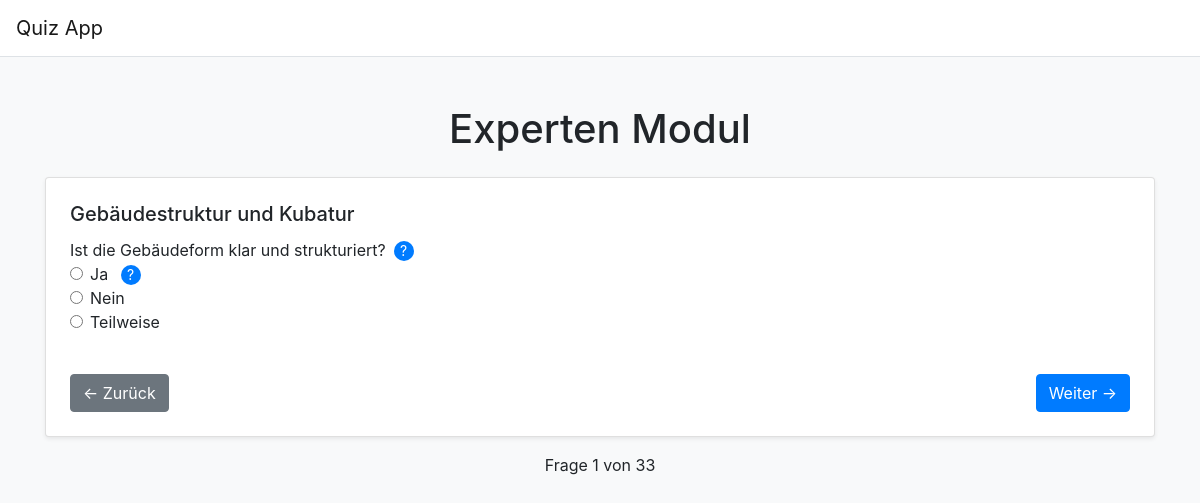
The app's page /quiz/Advanced with its own data.
### app.py (models this page shows)
class Question(db.Model):
    id = db.Column(db.Integer, primary_key=True)
    module = db.Column(db.String(20), nullable=False)
    text = db.Column(db.String(200), nullable=False)
    subtitle = db.Column(db.String(200), nullable=True)
    answers = db.relationship('Answer', backref='question', lazy=True)
    image = db.Column(db.String(200), nullable=True)
    info_popup = db.Column(db.String(500), nullable=True)  # Popup-Text

class Answer(db.Model):
    id = db.Column(db.Integer, primary_key=True)
    question_id = db.Column(db.Integer, db.ForeignKey('question.id'), nullable=False)
    text = db.Column(db.String(200), nullable=True)
    score = db.Column(db.Integer, nullable=True)
    info_popup = db.Column(db.String(500), nullable=True)

### app.py (the view, shortened to what this page needs)
@app.route('/quiz/<module>', methods=['GET', 'POST'])
def quiz(module):
    questions = get_questions(module)
    total_questions = len(questions)  # Wichtig: Vor allen Verwendungen definieren
    session.setdefault('answers', {})
    session.setdefault('question_index', 0)
    if session.get('module') != module:
        session['question_index'] = 0
        session['answers'] = {}
        session['module'] = module
    question_index = session['question_index']
    try:
        question = questions[question_index]
    except IndexError:
        return redirect(url_for('summary'))
    return render_template(
        f'{module.lower()}_quiz.html',
        question=question,
        question_index=question_index,
        total_questions=total_questions,
        image_terms=IMAGE_TERMS
    )

### app.py (called while the page is built)
def get_questions(module):
    questions = Question.query.filter_by(module=module).all()
    if not questions:
        abort(404, description="Keine Fragen für dieses Modul gefunden")
    return questions

### templates/advanced_quiz.html (shortened to what this page needs)
<!DOCTYPE html>
<html lang="de">
<head>
    <link href="https://stackpath.bootstrapcdn.com/bootstrap/4.5.2/css/bootstrap.min.css" rel="stylesheet">
</head>
<body class="bg-light">
    <nav class="navbar navbar-expand-lg navbar-light bg-white border-bottom">
        <a class="navbar-brand" href="#">Quiz App</a>
    </nav>
    <div class="container mt-5">
        <h1 class="text-center mb-4">Experten Modul</h1>
        <form method="POST" class="card p-4 shadow-sm">
            {% if question.subtitle %}
                <h5 class="card-title">{{ question.subtitle }}</h5>
            {% endif %}
            <div class="d-flex align-items-center">
                <p class="mb-0">{{ question.text }}</p>
                {% if question.info_popup %}
                    <div class="question-tooltip">
                        <span class="tooltip-icon">?</span>
                    </div>
                {% endif %}
            </div>
            {% if question.answers %}
                <div class="form-group">
                    {% for answer in question.answers %}
                        <div class="form-check">
                            <input type="radio" id="answer_{{ answer.id }}" name="answer" value="{{ answer.id }}" required class="form-check-input">
                            <label for="answer_{{ answer.id }}" class="form-check-label">{{ answer.text }}</label>
                            {% if answer.info_popup %}
                <div class="question-tooltip ms-2">
                    <span class="tooltip-icon">?</span>
                </div>
            {% endif %}
                        </div>
                    {% endfor %}
                </div>
            {% else %}
                <div class="form-group">
                    <textarea name="free_text" placeholder="Ihre Antwort hier..." required class="form-control"></textarea>
                </div>
            {% endif %}
            <div class="d-flex justify-content-between mt-4">
                <button type="submit" name="back" class="btn btn-secondary">
                    ← Zurück
                </button>
            <button type="submit" name="next" class="btn btn-primary">
                Weiter →
            </button>
            </div>
        </form>
        <p class="text-center mt-3">Frage {{ question_index + 1 }} von {{ total_questions }}</p>
    </div>
</body>
</html>

### templates/advanced_quiz.html (style rules this page uses)
.question-tooltip { position: relative; display: inline-block; margin-left: 8px; }
.tooltip-icon { display: inline-block; width: 20px; height: 20px; border-radius: 50%; background: #007bff; color: white; text-align: center; font-size: 14px; line-height: 20px; cursor: help; }

### records on screen
Question: subtitle "Gebäudestruktur und Kubatur", text "Ist die Gebäudeform klar und strukturiert?"
Answer: text "Ja"
Answer: text "Nein"
Answer: text "Teilweise"

### other values on screen
{{ question_index + 1 }} "1"
{{ total_questions }} "33"
